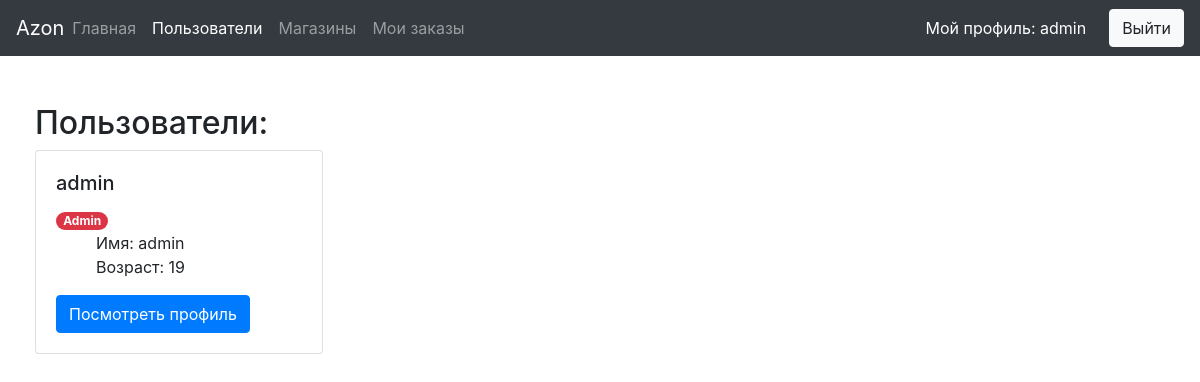
Screenshot of /users/ (signed in) with the database file from the repository.
### users/models.py (models this page shows, shortened)
class User(AbstractBaseUser):
    BUYER_TYPES = [
        ('Начинающий', 'Начинающий'),
        ('Опытный покупатель', 'Опытный покупатель')
    ]
    name = models.CharField(max_length=100, blank=False, verbose_name='Имя', null=True)
    username = models.CharField(max_length=256, unique=True, verbose_name='Никнейм')
    email = models.EmailField(max_length=512, unique=True)
    age = models.PositiveIntegerField(blank=False, verbose_name="Возраст")
    activity = models.CharField(
        max_length=100,
        choices=BUYER_TYPES,
        default='Начинающий'
    )
    date_joined = models.DateTimeField(verbose_name='date joined', auto_now_add=True)
    last_login = models.DateTimeField(verbose_name='last login', auto_now=True)
    is_active = models.BooleanField(default=True)
    is_staff = models.BooleanField(default=False)
    is_admin = models.BooleanField(default=False)
    is_superuser = models.BooleanField(default=False)
    objects = MyUserManager()
    USERNAME_FIELD = 'username'
    REQUIRED_FIELDS = ['name', 'email', 'age']

### users/views.py (the view)
# urls.py: path('', users_list, name='users_list_url'),
def users_list(request):
    if request.user.is_authenticated:
        user = User.objects.all()
        return render(request, 'users/base_user_list.html', context={'users': user, 'clicked_users': 'active'})
    else:
        return redirect('login_url')

### users/templates/users/base_user_list.html (shortened to what this page needs)
{% extends 'ecommerce/base.html' %}
{% block content %}
    <h2 class="subtitle">Пользователи:</h2>
    {% for user in users %}
        <div class="card" style="width: 18rem; display: inline-block; margin-right: 15px; margin-bottom: 15px;">
            <div class="card-body" >
                <h5 class="card-title">{{ user.username }}</h5>
                {% if user.is_admin %}
                    <span class="badge badge-pill badge-danger">Admin</span>
                {% elif user.activity == 'Начинающий' %}
                    <span class="badge badge-pill badge-success">{{ user.activity }}</span>
                {% else %}
                    <span class="badge badge-pill badge-warning">{{ user.activity }}</span>
                {% endif %}
                <ul class="user_card__description" style="text-decoration: none; display: block;">
                    <li class="user_description_item" style="display: block;">
                        Имя: {{ user.name }}
                    </li>
                    <li class="user_description_item" style="display:block;">
                        Возраст: {{ user.age }}
                    </li>
                </ul>
                <a href="{% url 'user_detail_url' username=user.username %}" class="btn btn-primary">Посмотреть профиль</a>
            </div>
        </div>
    {% endfor %}
{% endblock %}

### templates/ecommerce/base.html (shortened to what this page needs)
<!DOCTYPE html>
<html lang="en">
<head>
    <link rel="stylesheet" href="https://stackpath.bootstrapcdn.com/bootstrap/4.4.1/css/bootstrap.min.css">
</head>
<body>
    <nav class="navbar  navbar-expand-lg navbar-dark bg-dark ">
        <p class="navbar-brand" style="margin: 0px; padding: 0px;">Azon</p>
        <div class="collapse navbar-collapse" id="navbarNav">
            <ul class="navbar-nav  col-12 lg-3">
                <li class="nav-item {{ clicked_main }}">
                    <a class="nav-link " href="{% url 'main_page_url' %}">Главная<span class="sr-only">(current)</span></a>
                </li>
                <li class="nav-item {{ clicked_users }}">
                    <a class="nav-link" href="{% url 'users_list_url' %}">Пользователи</a>
                </li>
                <li class="nav-item {{ clicked_shops }}">
                    <a class="nav-link" href="{% url 'shops_list_url' %}">Магазины</a>
                </li>
                <li class="nav-item {{ clicked_orders }}">
                    <a class="nav-link" href="{% url 'orders_list_url' %}">Мои заказы</a>
                </li>
            </ul>
        </div>
        <div class="form-inline my-2 my-lg-0">
        {% if request.user.is_authenticated %}
            <a class="btn btn-dart mr-50" style="margin-right: 10px; color: white" href="{% url 'user_detail_url' username=request.user.username %}">Мой профиль: {{ request.user.username }}</a>
            <a class="btn btn-light ml-50" href="{% url 'logout_url' %}">Выйти</a>
        {% else %}
            <a class="btn btn-dart mr-50" style="margin-right: 10px; color: white;" href="{% url 'login_url' %}">Войти</a>
            <a class="btn btn-light ml-50" href="{% url 'registr_url' %}">Зарегистрироваться</a>
        {% endif %}
        </div>
    </nav>
    <div class="container col-12 pt-5 pb-5" style="padding: 15px 35px; min-height: calc(100% - 58px);">
        {% block content %}
        {% endblock %}
    </div>
</body>
</html>

### rows the page displays
User: user.username "admin", username "admin", is_admin "Admin", name "admin", age "19"
